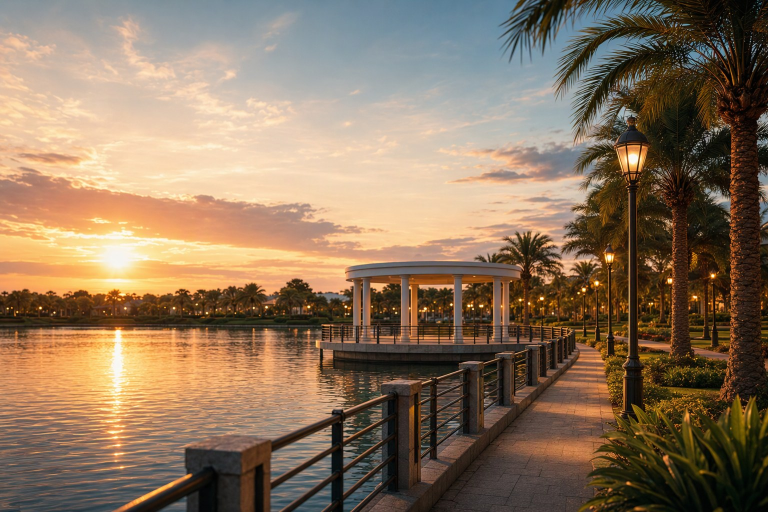
#> input picture assets/source/about-lakefront.jpg, 1536 x 1024 px (shown at 1/2 size)
$ python handover-cutout.py about-lakefront.jpg bg-full-grain.jpg 1.0 bg-full-grain.jpg
#> lines starting #> are read from the running program, lines starting #| are printed output that depends on the picture
"""Sky removal, third pass: grow the certain sky inward, pixel ring by pixel ring, for as long as each
new pixel matches the sky right next to it. The growth stops at real edges (hand, sleeve, scroll, ribbon)."""
import sys, numpy as np, cv2
from PIL import Image
from rembg import remove, new_session
src, out = sys.argv[1], sys.argv[2]
im = Image.open(src).convert('RGB'); W, H = im.size
#> further down, im is the input picture: PIL image 1536x1024 RGB; mean R, G, B 139.3, 116.5, 93.2
#> after `W, H = im.size`: W = 1536; H = 1024
a = np.asarray(im).astype(np.float32); r, g, b = a[..., 0], a[..., 1], a[..., 2]
#> after `r, g, b = (a[..., 0], a[..., 1], a[..., 2])`:
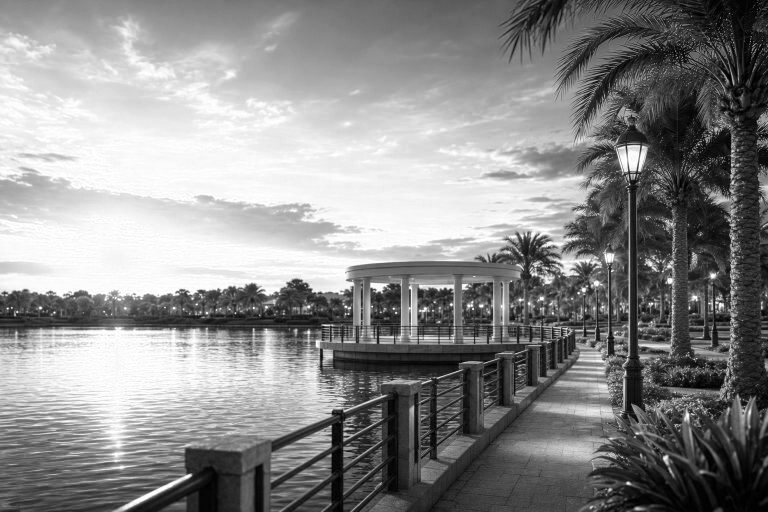
#> r: shape (1024, 1536) float32 (shown at 1/2 size); min 0, max 255, mean 139.3
#> after `r, g, b = (a[..., 0], a[..., 1], a[..., 2])`:
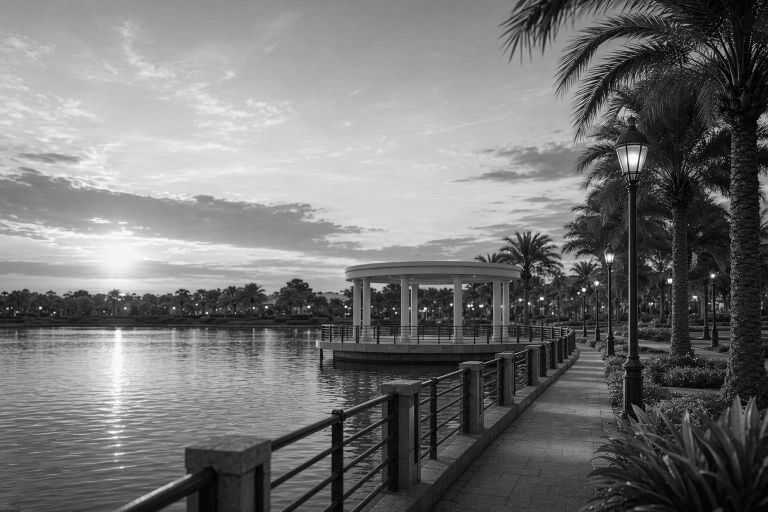
#> g: shape (1024, 1536) float32 (shown at 1/2 size); min 0, max 255, mean 116.5
#> after `r, g, b = (a[..., 0], a[..., 1], a[..., 2])`:
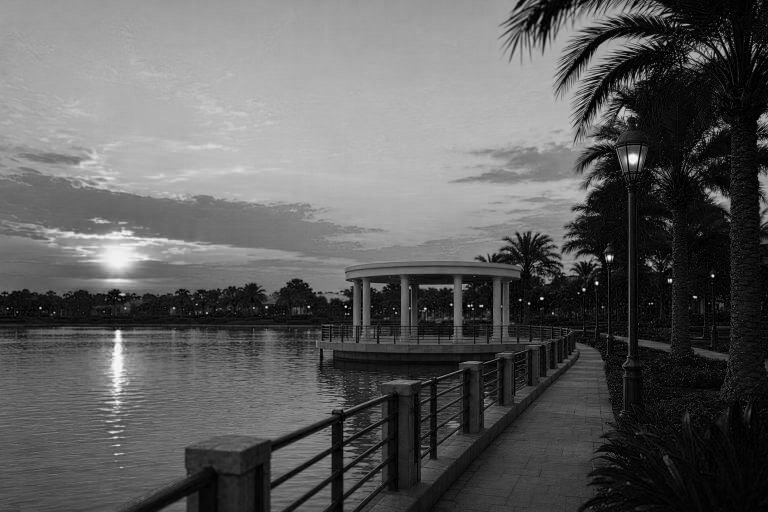
#> b: shape (1024, 1536) float32 (shown at 1/2 size); min 0, max 253, mean 93.2
ys = np.arange(H, dtype=np.float32)[:, None] * np.ones((1, W), np.float32)
k = lambda n: cv2.getStructuringElement(cv2.MORPH_ELLIPSE, (n, n))
#> (the run stopped early here; a loop or call above may not have finished)
